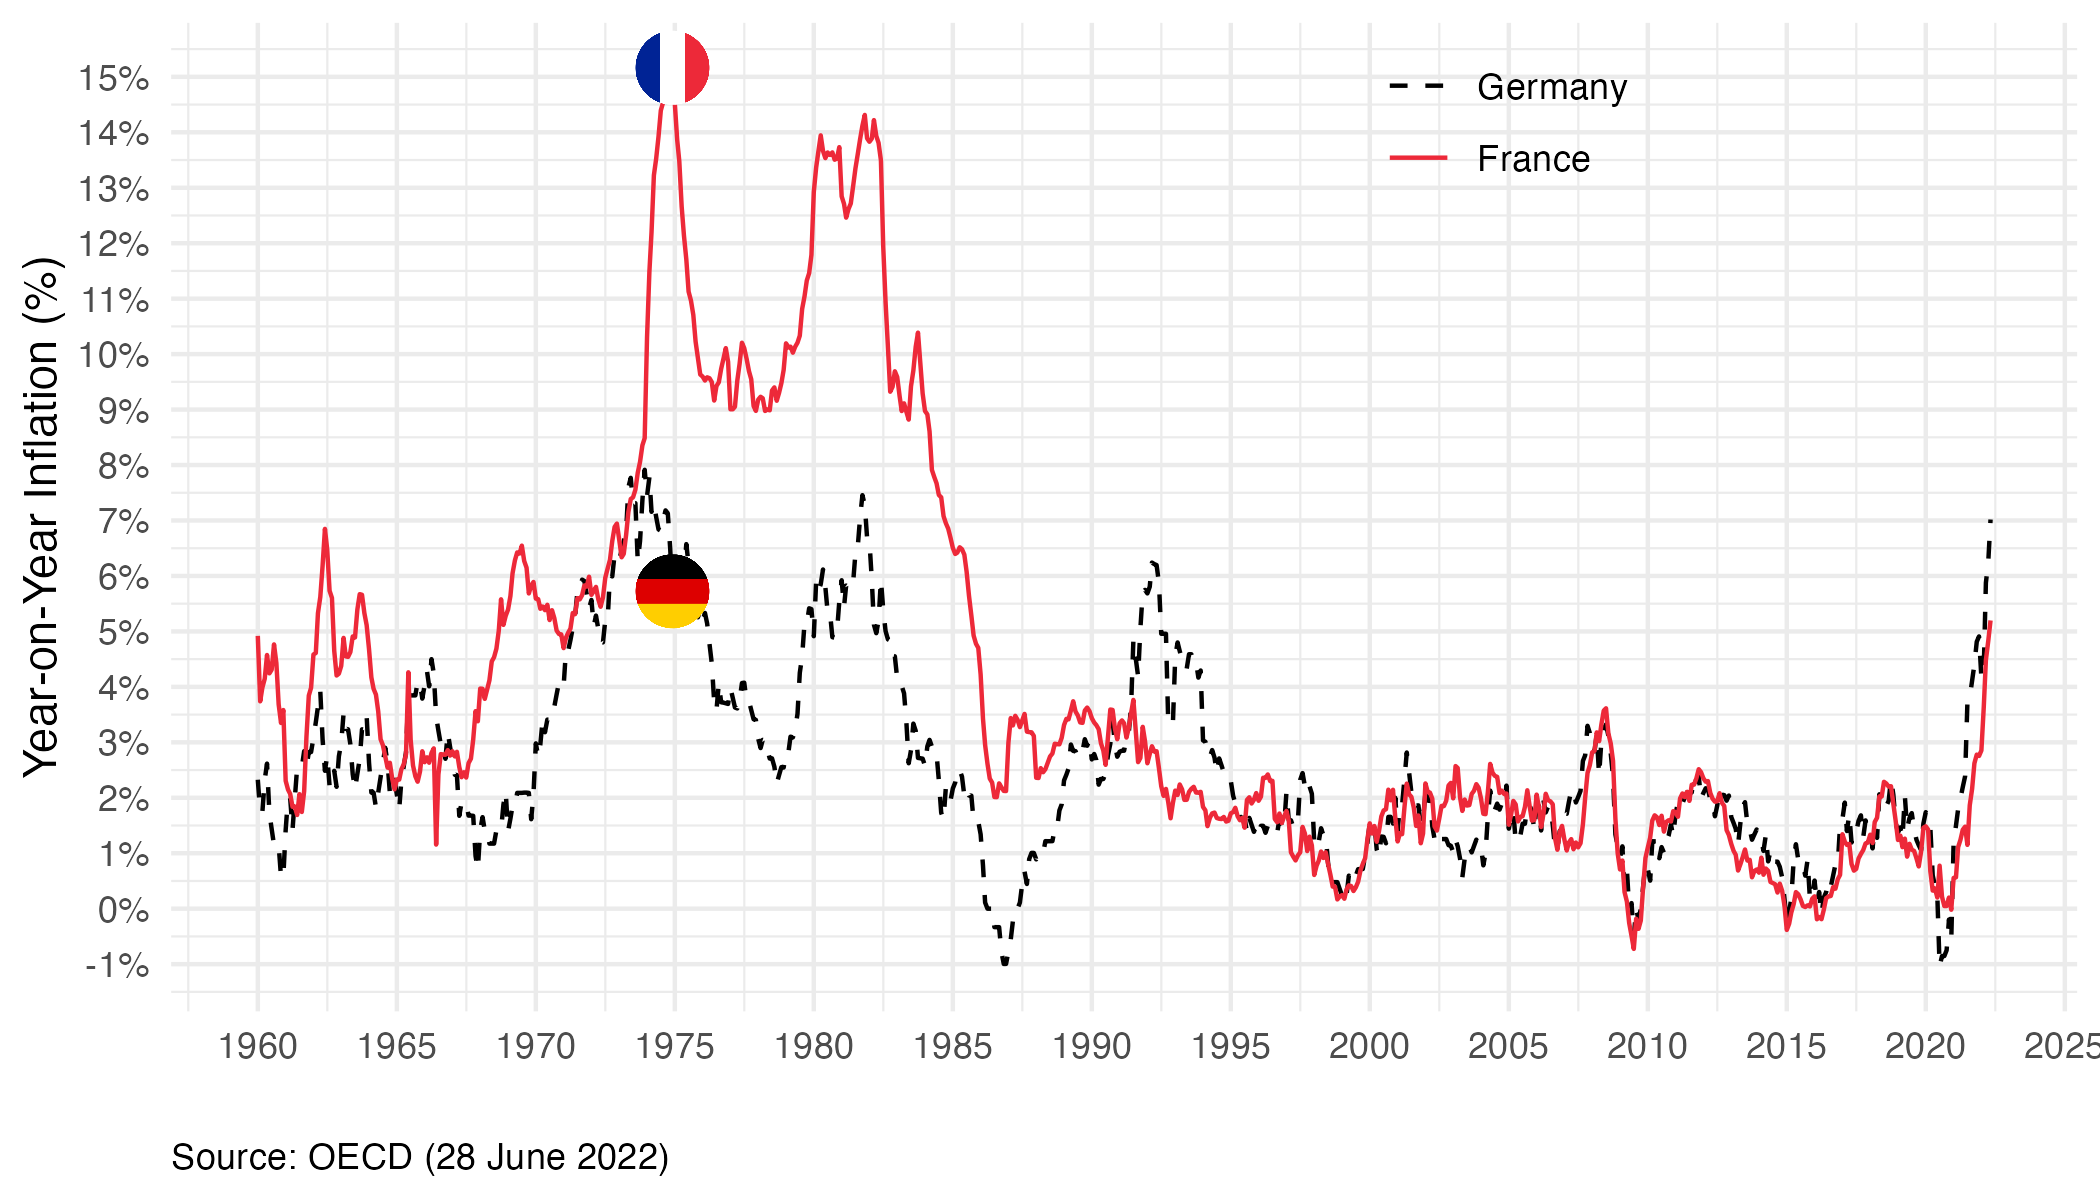

This figure's R source:

library(tidyverse)
library(eurostat)
library(scales)


load("colors.RData")
load("PRICES_CPI.RData")
load("PRICES_CPI_var2.RData")
# Inflation en France vs. Allemagne

figure1 <- PRICES_CPI %>%
  filter(date <= as.Date("2022-05-01")) %>%
  select(date, LOCATION, obsValue) %>%
  mutate(obsValue = obsValue / 100) %>%
  left_join(PRICES_CPI_var$LOCATION, by = "LOCATION") %>%
  ggplot(.) + geom_line(aes(x = date, y = obsValue, color = Location, linetype = Location)) + 
  scale_color_manual(values = c("#ED2939", "#000000")) +
  ggimage::geom_image(data = . %>%
                        group_by(date) %>%
                        filter(n() == 2) %>%
                        arrange(obsValue) %>%
                        mutate(dist = min(obsValue[2]-obsValue[1])) %>%
                        arrange(-dist, date) %>%
                        head(2) %>%
                        mutate(image = paste0("flags/", str_to_lower(gsub(" ", "-", Location)), ".png")),
                      aes(x = date, y = obsValue, image = image), asp = 1.5) +
  theme(legend.position = "none") +
  scale_linetype_manual(values = c("solid", "dashed")) +
  theme_minimal() + xlab("") + ylab("Year-on-Year Inflation (%)") +
  scale_x_date(breaks = seq(1960, 2100, 5) %>% paste0("-01-01") %>% as.Date,
               labels = date_format("%Y")) +
  theme(legend.position = c(0.7, 0.9),
        legend.title = element_blank(),
        plot.caption = element_text(hjust = 0)) +
  labs(caption = "Source: OECD (28 June 2022)") +
  scale_y_continuous(breaks = 0.01*seq(-100, 200, 1),
                     labels = percent_format(acc = 1))

figure1
ggsave(figure1, file = "figure1.pdf", bg = "white", width = 7, height = 4)
ggsave(figure1, file = "figure1.png", bg = "white", width = 7, height = 4)
ggsave(figure1, file = "figure1.svg", bg = "white", width = 7, height = 4)
